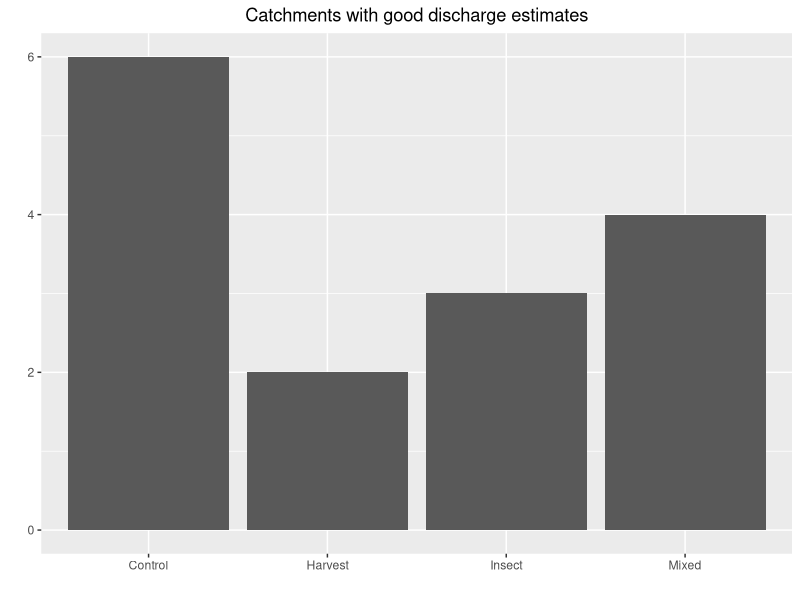

Recreate this plot in R.
#########################
## Name: Matt Watkins
## Date: 
## Project:
## Objective: 
## Inputs:
## Outputs:
#########################

## 0. NOTES ----

## 1. PREPARE ----

rm(list=ls())
options(stringsASfactors = FALSE, scipen = 999, encoding = "UTF-8")

library(tidyverse)
library(readxl)

## 2. IMPORT ----

### 2.1 Bring in watershed table ----

watersheds <- read_xlsx("Watershed_table_v1.xlsx")

## 3. TIDY // PROCESS ----

### 3.1 Subset to sites with only "good" discharge estimates - meaning the entire field season only and no sites with "partially" good data (i.e., why WS 93 is dropped here) ----

goodQ_sites <- watersheds %>% 
  filter(`Discharge Quality` %in% "Good") # 15 sites


## 4. PLOTTING ----

### 4.1 Look at their distribution in terms of group (e.g., disturbance type/control) ----

goodQ_sites %>% 
  ggplot(aes(x = Group)) +
  geom_bar() +
  labs(x = "", y = "") +
  ggtitle("Catchments with good discharge estimates") +
  theme(plot.title = element_text(hjust = 0.5))

## 5. SAVING // EXPORTING ----

## 6. TRIAL // JUNK CODE ----

